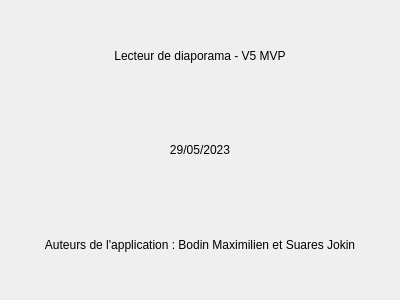
<?xml version="1.0" encoding="UTF-8"?>
<ui version="4.0">
 <class>PageAPropos</class>
 <widget class="QWidget" name="PageAPropos">
  <property name="geometry">
   <rect>
    <x>0</x>
    <y>0</y>
    <width>400</width>
    <height>300</height>
   </rect>
  </property>
  <property name="sizePolicy">
   <sizepolicy hsizetype="Preferred" vsizetype="Preferred">
    <horstretch>0</horstretch>
    <verstretch>0</verstretch>
   </sizepolicy>
  </property>
  <property name="windowTitle">
   <string>À propos</string>
  </property>
  <layout class="QVBoxLayout" name="verticalLayout_2">
   <item>
    <widget class="QLabel" name="numVersion">
     <property name="text">
      <string>Lecteur de diaporama - V5 MVP</string>
     </property>
     <property name="alignment">
      <set>Qt::AlignCenter</set>
     </property>
    </widget>
   </item>
   <item>
    <widget class="QLabel" name="dateCreation">
     <property name="text">
      <string>29/05/2023</string>
     </property>
     <property name="alignment">
      <set>Qt::AlignCenter</set>
     </property>
    </widget>
   </item>
   <item>
    <widget class="QLabel" name="auteurs">
     <property name="text">
      <string>Auteurs de l'application : Bodin Maximilien et Suares Jokin</string>
     </property>
     <property name="alignment">
      <set>Qt::AlignCenter</set>
     </property>
     <property name="wordWrap">
      <bool>true</bool>
     </property>
    </widget>
   </item>
  </layout>
 </widget>
 <resources/>
 <connections/>
</ui>
